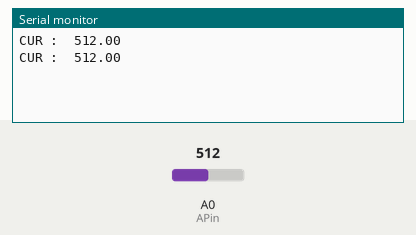
Recording of a sketch running on a simulated ESP8266 (NodeMCU). Parts: the last lines printed to the serial monitor. Inputs (shaded band) come from the test bench; at power-on: A0 (APin) = 512.

Above: at 1.8 s.
1.9 s: A0 (APin) set to 716
At 2.7 s:
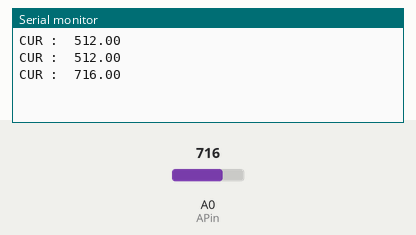
3.4 s: A0 (APin) set to 900
At 4.8 s:
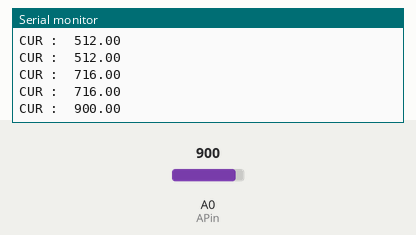
Timing chart, 0 to 6.4 s (numbered marks = the images above; inputs shaded):
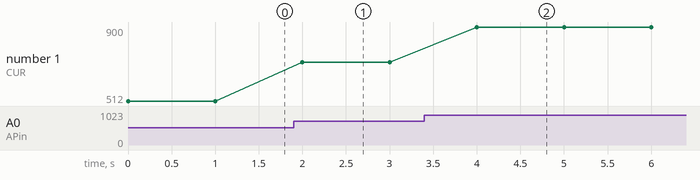

Measured:
- after the input at 1.9 s, the serial monitor: prints a new line after 0.10 s (image 1)
- after the input at 3.4 s, the serial monitor: prints a new line after 0.60 s (image 2)
- plotted number 1: 512 → 716 after the input at 1.9 s, 716 → 900 after the input at 3.4 s

The sketch:

NodeMCU_Breathing.ino
```cpp
/*LED_Breathing.ino Arduining.com  20 AUG 2015
Using NodeMCU Development Kit V1.0
Going beyond Blink sketch to see the blue LED breathing.
A PWM modulation is made in software because GPIO16 can't
be used with analogWrite().
*/

#define LED       D8      // Led in NodeMCU at pin GPIO16 (D0).

#define BRIGHT    350     //max led intensity (1-500)
#define INHALE    1250    //Inhalation time in milliseconds.
#define PULSE     INHALE*1000/BRIGHT
#define REST      1000    //Rest Between Inhalations.

#define APin      A0

float AVal = 0;
float RVolt = 3.4; //3.55;
float RBit = 1023;
float Vi = 0;
float Vo = 0;
float R1 = 277000;
float R2 = 9900;
int sample_count = 0;
int sample_max = 10;
float sample_sum = 0;


//----- Setup function. ------------------------
void setup() {
  Serial.begin(9600);

//  Serial.println("Booting");
//  pinMode(LED, OUTPUT);   // LED pin as output.

//  pinMode(APin, INPUT);
}

//----- Loop routine. --------------------------
void loop() {
  AVal = analogRead(APin);
//  Vo = (AVal*RVolt)/RBit;
//  Vi = Vo/(R2/(R1+R2));
  Serial.print("CUR :  ");
  Serial.print(AVal);
//  Serial.print("  ");
//  Serial.print(Vo);
//  Serial.print("  ");
//  Serial.print(Vi);
//  Serial.println(" V");
  Serial.println();

//  while (sample_count < sample_max) {
//    sample_sum += analogRead(APin);
//    sample_count++;
//    delay(10);
//  }
//  AVal = sample_sum/sample_max;
//  Vo = (AVal*RVolt)/RBit;
//  Vi = Vo/(R2/(R1+R2));
//  Serial.print("AVG :  ");
//  Serial.print(AVal);
//  Serial.print("  ");
//  Serial.print(Vo);
//  Serial.print("  ");
//  Serial.print(Vi);
//  Serial.println(" V");
//  Serial.println();
//  sample_sum = 0;
//  sample_count = 0;

//  Vo = (AVal * 3.43)/1023;
//  Vi = Vo / (R2/(R1+R2));
//  Vi = Vi * 1.025;   // toleransi 2.5%
//  Serial.print("2.5% :  ");
//  Serial.print(AVal);
//  Serial.print("  ");
//  Serial.print(Vo);
//  Serial.print("  ");
//  Serial.print(Vi);
//  Serial.println(" V");
//  Serial.println();

  delay(REST);


//  Serial.println("ON");
//  digitalWrite(LED, HIGH);
//  delay(1000);
//  Serial.println("OFF");
//  digitalWrite(LED, LOW);
//  delay(5000);

  //ramp increasing intensity, Inhalation:
//  Serial.println("OFF");
//  for (int i=1;i<BRIGHT;i++){
//    digitalWrite(LED, LOW);          // turn the LED on.
//    delayMicroseconds(i*10);         // wait
//    digitalWrite(LED, HIGH);         // turn the LED off.
//    delayMicroseconds(PULSE-i*10);   // wait
//    delay(0);                        //to prevent watchdog firing.
//  }

  //ramp decreasing intensity, Exhalation (half time):
//  Serial.println("ON");
//  for (int i=BRIGHT-1;i>0;i--){
//    digitalWrite(LED, LOW);          // turn the LED on.
//    delayMicroseconds(i*10);          // wait
//    digitalWrite(LED, HIGH);         // turn the LED off.
//    delayMicroseconds(PULSE-i*10);  // wait
//    i--;
//    delay(0);                        //to prevent watchdog firing.
//  }
//  delay(REST);                       //take a rest...
}
```
